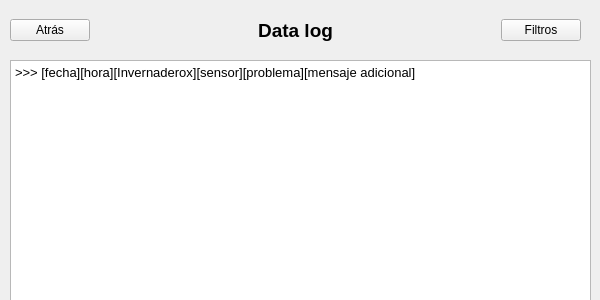
<?xml version="1.0" encoding="UTF-8"?>
<ui version="4.0">
 <class>Form</class>
 <widget class="QWidget" name="Form">
  <property name="geometry">
   <rect>
    <x>0</x>
    <y>0</y>
    <width>600</width>
    <height>300</height>
   </rect>
  </property>
  <property name="windowTitle">
   <string>Data log</string>
  </property>
  <widget class="QTextBrowser" name="textBrowser">
   <property name="geometry">
    <rect>
     <x>10</x>
     <y>60</y>
     <width>581</width>
     <height>241</height>
    </rect>
   </property>
   <property name="html">
    <string>&lt;!DOCTYPE HTML PUBLIC &quot;-//W3C//DTD HTML 4.0//EN&quot; &quot;http://www.w3.org/TR/REC-html40/strict.dtd&quot;&gt;
&lt;html&gt;&lt;head&gt;&lt;meta name=&quot;qrichtext&quot; content=&quot;1&quot; /&gt;&lt;style type=&quot;text/css&quot;&gt;
p, li { white-space: pre-wrap; }
&lt;/style&gt;&lt;/head&gt;&lt;body style=&quot; font-family:'MS Shell Dlg 2'; font-size:8.25pt; font-weight:400; font-style:normal;&quot;&gt;
&lt;p style=&quot; margin-top:0px; margin-bottom:0px; margin-left:0px; margin-right:0px; -qt-block-indent:0; text-indent:0px;&quot;&gt;&lt;span style=&quot; font-family:'Calibri'; font-size:10pt; color:#000000;&quot;&gt;&amp;gt;&amp;gt;&amp;gt; [fecha][hora][Invernaderox][sensor][problema][mensaje adicional]&lt;/span&gt;&lt;span style=&quot; font-size:10pt;&quot;&gt; &lt;/span&gt;&lt;/p&gt;&lt;/body&gt;&lt;/html&gt;</string>
   </property>
  </widget>
  <widget class="QWidget" name="horizontalLayoutWidget">
   <property name="geometry">
    <rect>
     <x>10</x>
     <y>10</y>
     <width>571</width>
     <height>41</height>
    </rect>
   </property>
   <layout class="QHBoxLayout" name="horizontalLayout">
    <item>
     <widget class="QPushButton" name="pushButton">
      <property name="text">
       <string>Atrás</string>
      </property>
     </widget>
    </item>
    <item>
     <spacer name="horizontalSpacer">
      <property name="orientation">
       <enum>Qt::Horizontal</enum>
      </property>
      <property name="sizeHint" stdset="0">
       <size>
        <width>40</width>
        <height>20</height>
       </size>
      </property>
     </spacer>
    </item>
    <item>
     <widget class="QLabel" name="label">
      <property name="font">
       <font>
        <pointsize>14</pointsize>
        <weight>75</weight>
        <bold>true</bold>
       </font>
      </property>
      <property name="text">
       <string>Data log</string>
      </property>
      <property name="alignment">
       <set>Qt::AlignCenter</set>
      </property>
     </widget>
    </item>
    <item>
     <spacer name="horizontalSpacer_2">
      <property name="orientation">
       <enum>Qt::Horizontal</enum>
      </property>
      <property name="sizeHint" stdset="0">
       <size>
        <width>40</width>
        <height>20</height>
       </size>
      </property>
     </spacer>
    </item>
    <item>
     <widget class="QPushButton" name="pushButton_2">
      <property name="text">
       <string>Filtros</string>
      </property>
     </widget>
    </item>
   </layout>
  </widget>
 </widget>
 <resources/>
 <connections/>
</ui>
